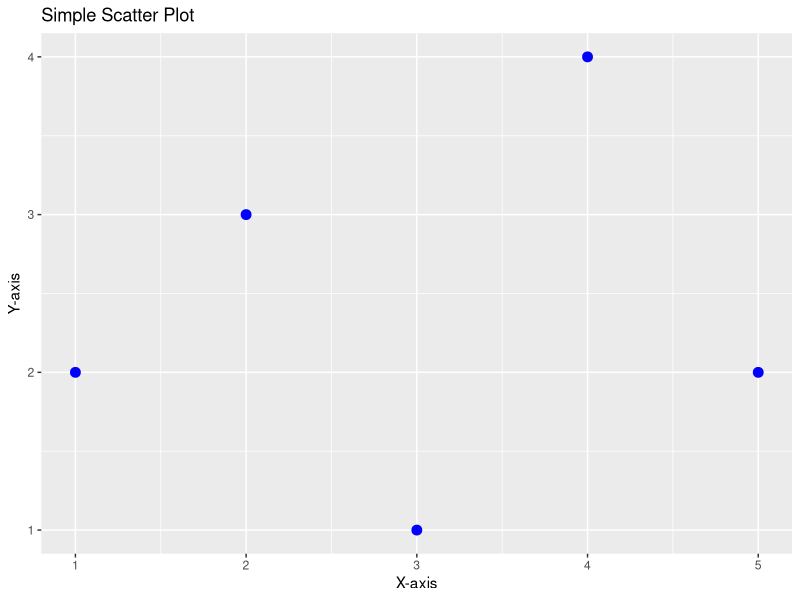

This figure's R source:
## ---- chunk 1
# Load the ggplot2 library
library(ggplot2)

# Create a sample dataset
data <- data.frame(
  X = c(1, 2, 3, 4, 5),
  Y = c(2, 3, 1, 4, 2)
)

# Create a scatter plot
ggplot(data, aes(x = X, y = Y)) +
  geom_point(shape = 19, size = 3, color = "blue") +
  labs(
    title = "Simple Scatter Plot",
    x = "X-axis",
    y = "Y-axis"
  )
## ---- chunk 2
# Create a basic data frame
data <- data.frame(
  Name = c("Alice", "Bob", "Charlie", "David"),
  Age = c(25, 30, 22, 28),
  Grade = c("A", "B", "B", "A")
)

# Print the data frame
data
## ---- chunk 3
# Define two variables
a <- 5
b <- 3

# Addition
sum_ab <- a + b
cat("Sum of a and b: ", sum_ab, "\n")

# Subtraction
diff_ab <- a - b
cat("Difference between a and b: ", diff_ab, "\n")

# Multiplication
product_ab <- a * b
cat("Product of a and b: ", product_ab, "\n")

# Division
quotient_ab <- a / b
cat("Division of a by b: ", quotient_ab, "\n")

# Exponentiation
power_ab <- a^b
cat("a raised to the power of b: ", power_ab, "\n")
